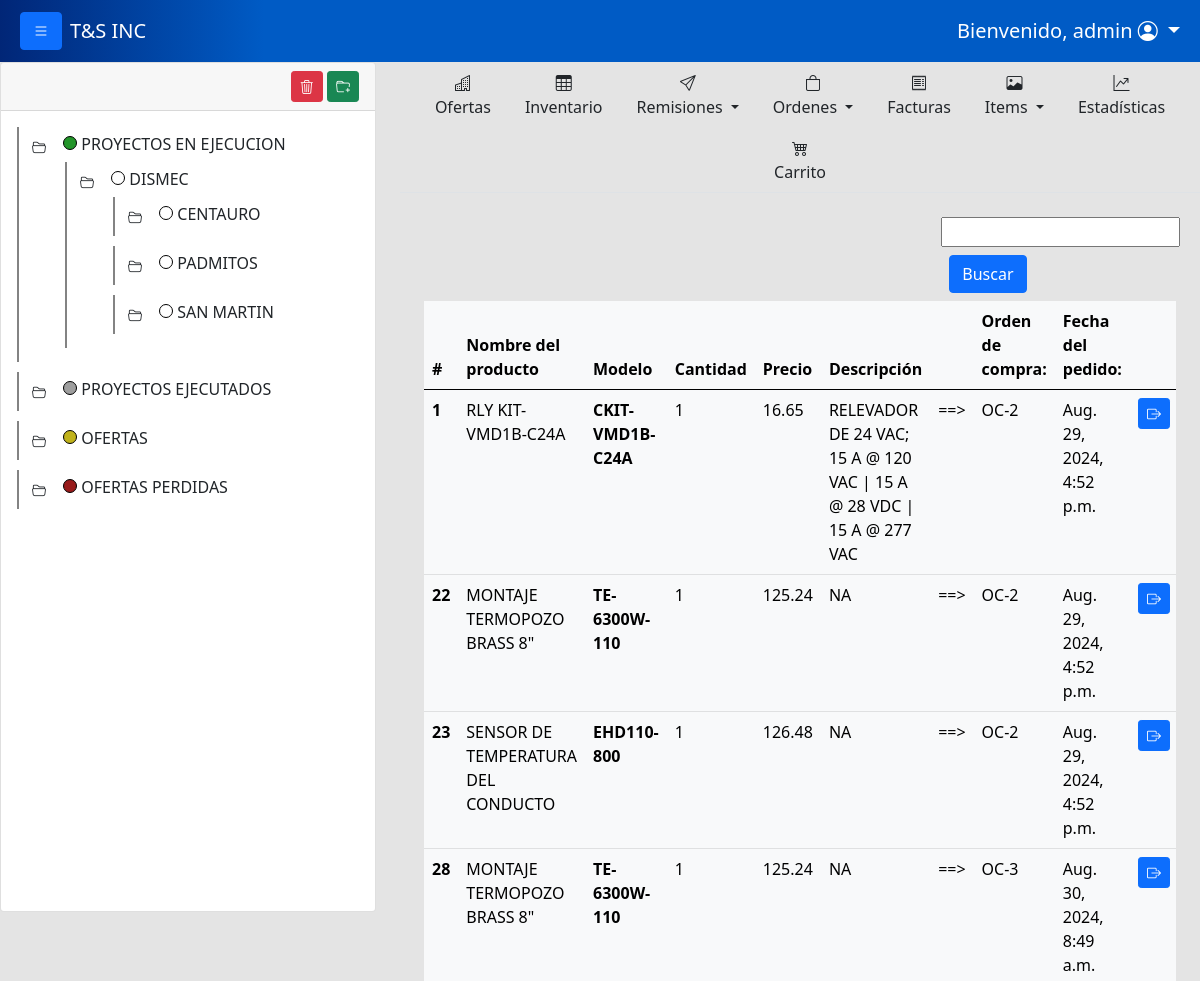
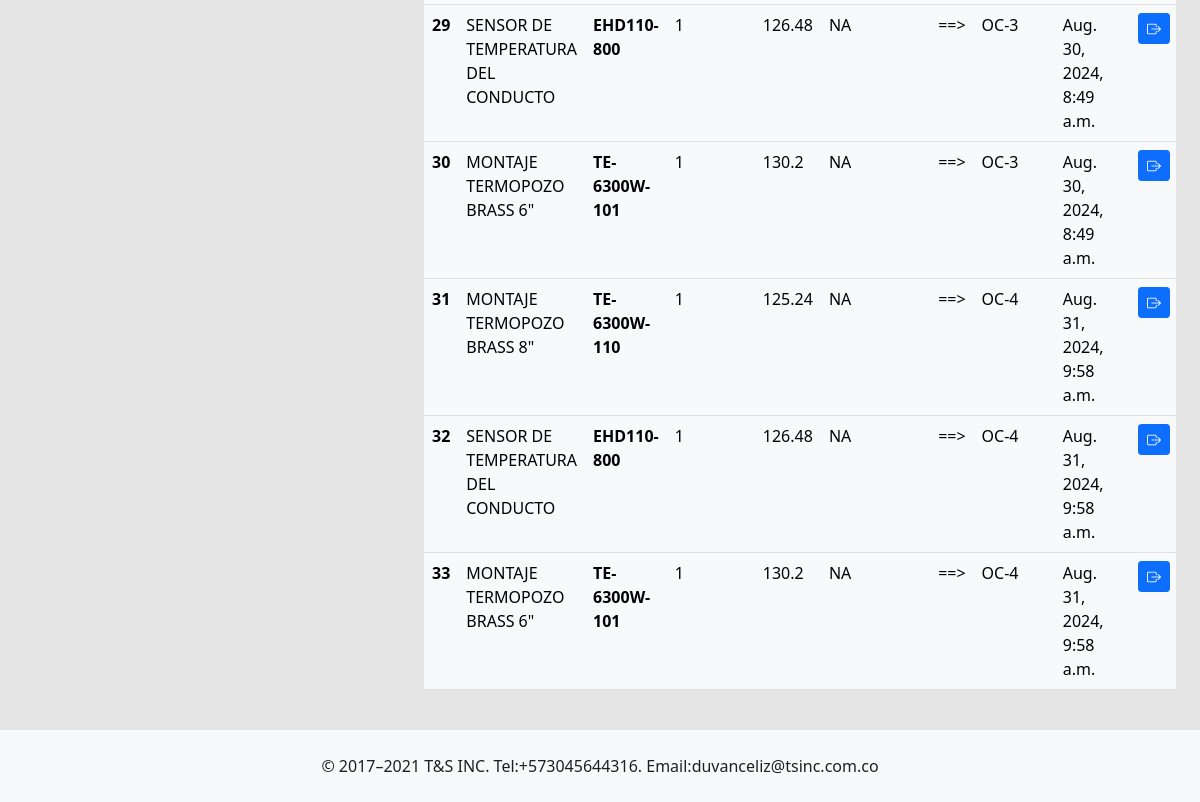
The app's page /purcharseorderproducts/ (signed in) with its own data (2 pictures, top to bottom).
### tsinc/models.py (models this page shows, shortened)
class Folder(models.Model):
    name = models.CharField(max_length=200)
    order = models.PositiveIntegerField(default=0)
    color = models.CharField(max_length=50, null=True, blank=True)
    parent = models.ForeignKey('self', on_delete=models.CASCADE, null=True, blank=True, related_name='children')
    project = models.ForeignKey(Project, on_delete=models.SET_NULL, null=True, blank=True)
    usersession = models.ForeignKey(User,on_delete=models.SET_NULL, null=True, blank=True )
    date = models.DateTimeField(default=timezone.now)
    class Meta:
        verbose_name = "Carpeta"
        verbose_name_plural = "Carpetas"
        ordering = ['order']

class OrderProduct(models.Model):
    product = models.ForeignKey(Product,on_delete=models.CASCADE)
    quantity = models.IntegerField(default=0)
    price = models.FloatField(default=0)
    order = models.ForeignKey(PurcharseOrder,on_delete=models.CASCADE,null=True)

class Product(models.Model):
    code = models.CharField(max_length=200, default=None)
    product_name = models.CharField(max_length=200, default=None)
    factory_ref = models.CharField(max_length=200, default=None)
    model = models.CharField(max_length=200, default=None)
    sale_price = models.FloatField(default=0)
    sale_price_cop = models.FloatField(default=0)
    purcharse_price = models.FloatField(default=0)
    purcharse_price_cop = models.FloatField(default=0)
    brand = models.CharField(max_length=200, default=None)
    location = models.CharField(max_length=200, default=None)
    quantity = models.IntegerField()
    point = models.CharField(max_length=100,null=True,blank=True)
    observation =models.CharField(max_length=250, null=True)
    description = models.TextField(validators=[MaxLengthValidator(500)], null=True)
    min_stock = models.IntegerField(default=0)
    iva = models.BooleanField(default=False)
    date = models.DateField(default=datetime.date.today)

class PurcharseOrder(models.Model):
    code =  models.CharField(max_length=200)
    tracking =  models.CharField(max_length=250,null=True)
    supplier = models.CharField(max_length=200, null=True)
    nit = models.CharField(max_length=100, null=True)
    address = models.CharField(max_length=100, null=True)
    phone = models.CharField(max_length=100, null=True)
    customer = models.CharField(max_length=200, null=True)
    cost_center = models.CharField(max_length=200, null=True)
    inspector = models.CharField(max_length=200, null=True)
    supervisor = models.CharField(max_length=200, null=True)
    paid = models.BooleanField(default=False)
    currency = models.BooleanField(default=False)
    observation = models.CharField(max_length=250, null=True)
    total_price = models.FloatField(default=0)
    total_quantity = models.IntegerField(default=0)
    usersession = models.ForeignKey(User,on_delete=models.SET_NULL, null=True, blank=True)
    progress = models.IntegerField(default=0)
    date = models.DateTimeField(default=timezone.now)

### tsinc/views.py (the view)
# urls.py: path('purcharseorderproducts/', views.purcharse_order_products, name='purcharse_order_products'),
@user_passes_test(staff_required,login_url='/accessdenied/')
@login_required
def purcharse_order_products(request):
    purcharse_order_products = OrderProduct.objects.all()[:10]
    search = request.GET.get('search')
    if search:
        products = Product.objects.filter(Q(product_name__icontains= search) | Q(model__icontains= search))
        purcharse_order_products = OrderProduct.objects.filter(product__in = products)
    is_staff = staff_required(request.user)
    return render(request,'purcharseorderproducts.html',{'products':purcharse_order_products,'is_staff':is_staff})

### tsinc/context_processors.py (called while the page is built)
def folder_tree(request):
    folders = Folder.objects.select_related('parent').order_by('parent_id', 'order')
    return {
        'folder_tree':folders
    }

def get_user(request):
    return {
        'user':request.user
    }

### tsinc/views.py (called while the page is built)
def staff_required(user):
    return user.is_staff

### tsinc/templates/purcharseorderproducts.html
{% extends 'layout_with_folder_tree.html' %} {% block body %}
<div class="container">
  <div class="row">
    <div class="col-md-4">
    </div>
    <div class="col-md-4">
    </div>
    <div class="col-md-4">
      <form id="form-search">
        <input id="input-search" type="text" name="search"/>
        <button id="btn-search" class="btn btn-primary m-2" type="submit">
          Buscar
        </button>
      </form>
    </div>
  </div>
    <div class="row">
       <div class="col-md-12">
        <div class="table-responsive">
          <table class="table table-hover table-light">
            <thead>
              <tr>
                <th scope="col">#</th>
                <th scope="col">Nombre del producto</th>
                <th scope="col">Modelo</th>
                <th scope="col">Cantidad</th>
                <th scope="col">Precio</th>
                <th scope="col">Descripción</th>
                <th scope="col"></th>
                <th scope="col">Orden de compra:</th>
                <th scope="col">Fecha del pedido:</th>
                <th></th>
              </tr>
            </thead>
            <tbody>
              <tr>
                {% for product in products %}
                <th scope="row">{{product.id}}</th>
                <td>{{product.product.product_name}}</td>
                <th>{{product.product.model}}</th>
                <td>{{product.quantity}}</td>
                <td>{{product.price}}</td>
                <td>{{product.product.description}}</td>
                <td> ==> </td>
                <td>{{product.order.code}}</td>
                <td>{{product.order.date}}</td>
                <td>
                    <a class="btn btn-primary btn-sm" href="{% url 'order_product_info' product.order.id %}" data-bs-toggle="tooltip" data-bs-placement="top" title="Ver detalles de orden"> <i class="bi bi-box-arrow-right"></i></a>
                </td>
              </tr>
              {%endfor%}
            </tbody>
          </table>
        </div>
       </div>
    </div>
  </div>
{% endblock %}

### tsinc/templates/layout_with_folder_tree.html (shortened to what this page needs)
{% load static %}
<!DOCTYPE html>
<html lang="es">
  <head>
    <link
      href="https://cdn.jsdelivr.net/npm/bootstrap@5.0.2/dist/css/bootstrap.min.css"
      rel="stylesheet"
    />
    <link rel="stylesheet" href="https://cdn.jsdelivr.net/npm/bootstrap-icons@1.11.3/font/bootstrap-icons.min.css">
    <link rel="stylesheet" href="{% static 'css/styles.css' %}">
    <link rel="stylesheet" href="{% static 'css_w/styles_workspace.css' %}">
  </head>
      <nav class="navbar navbar-expand-lg navbar navbar-dark" style="background: linear-gradient(90deg, rgba(1,38,119,1) 0%, rgba(0,91,197,1) 22%, rgba(0,91,197,1) 100%);">
        <div class="container-fluid">
          <div class="mx-2">
          <button class="btn btn-primary" id="btn-open-close-nav"><i class="bi bi-list"></i></button>
          </div>
          <a class="navbar-brand" href="#" >T&S INC</a>
          <div class="collapse navbar-collapse justify-content-end" id="navbarNavAltMarkup">
            <div class="navbar-nav">
              {% if user.is_staff %}
              <li class="nav-item dropdown">
                <a class="nav-link dropdown-toggle fs-5 text-white text-center" href="#" id="navbarDarkDropdownMenuLink" role="button" data-bs-toggle="dropdown" aria-expanded="false">
                  <span class="fs-5">Bienvenido, {{user.username}}</span>
                  <i class="bi bi-person-circle"></i>
                </a>
              </li>
              {% endif %}
            </div>
          </div>
        </div>
      </nav>
    <body >
      <div class="continer-flow content">
        <div class="row row-cols-2">
            <div class="col" style="display: none;  width: 400px;" id="nav-tree">
              <div class="card">
                <div class="card-header">
                    <div class="row">
                      <div class="col-8">
                      </div>
                      <div class="col-4 text-end">
                          <button id="btn-hidden-delete-folder" class="btn btn-danger btn-sm" ><i class="bi bi-trash3"></i></button>
                          <button id="btn-hidden-folder" class="btn btn-success btn-sm"><i class="bi bi-folder-plus"></i></button>
                      </div>
                    </div>
                </div>
                <div class="card-body workspace-nav">
                  <ul id="tree" >
                      {% include 'workspace_comp/subfolder_tree.html' with folders=folder_tree parent=None %}
                </ul>
                </div>
              </div>
            </div>
            <div class="col-md">
              <ul class="nav nav-tabs justify-content-center mb-4">
                <li class="nav-item">
                  <a class="nav-link text-dark text-center" href="{% url 'show_all_offers' %}">
                    <i class="bi bi-buildings d-block"></i>
                    Ofertas
                  </a>
                </li>
                <li class="nav-item">
                  <a class="nav-link text-dark text-center" href="{% url 'product' %}">
                    <i class="bi bi-table d-block"></i>
                    Inventario
                  </a>
                </li>
                <li class="nav-item dropdown">
                  <a class="nav-link dropdown-toggle text-center text-dark" data-bs-toggle="dropdown" href="#" role="button" aria-expanded="false">
                    <i class="bi bi-send d-block"></i>
                     Remisiones
                  </a>
                </li>
                <li class="nav-item dropdown">
                  <a class="nav-link dropdown-toggle text-center text-dark" data-bs-toggle="dropdown" href="#" role="button" aria-expanded="false">
                    <i class="bi bi-bag d-block"></i>
                    Ordenes
                  </a>
                </li>
                <li class="nav-item">
                  <a class="nav-link text-dark text-center" href="{% url 'invoices' %}">
                    <i class="bi bi-receipt d-block"></i>
                    Facturas
                  </a>
                </li>
                <li class="nav-item dropdown">
                  <a class="nav-link dropdown-toggle text-center text-dark" data-bs-toggle="dropdown" href="#" role="button" aria-expanded="false">
                    <i class="bi bi-image d-block"></i>
                  Items
                  </a>
                </li>
                <li class="nav-item">
                  <a class="nav-link text-dark text-center" href="{% url 'order_statictics' %}">
                    <i class="bi bi-graph-up-arrow d-block"></i>
                    Estadísticas
                  </a>
                </li>
                <li class="nav-item">
                  <a class="nav-link text-dark text-center" href="{% url 'carpage' %}">
                    <i class="bi bi-cart4 d-block"></i>
                    Carrito
                  </a>
                </li>
              </ul>
                {% block body %} {% endblock %}
            </div>
        </div>
      </div>
        <footer class="bg-light mt-4 d-flex justify-content-center">
          <div class="p-4">© 2017–2021 T&S INC. Tel:+573045644316. Email:duvanceliz@tsinc.com.co
         </div>
        </footer>
    </body>
</html>

### tsinc/templates/workspace_comp/subfolder_tree.html (shortened to what this page needs)
{% for folder in folders %}
    {% if folder.parent_id == parent %}
    <li data-id="{{folder.id}}">
            <span class="toggle-button " onclick="toggleSubfolders(this)"> <button class="btn btn btn-sm "><i class="bi bi-folder2-open"></i></button> </span>
            <div id="folder-color-indicator" style="background: {{folder.color}};"></div>
            <a href="{% url 'overview_folder' folder.id %}" class="text-dark" style="text-decoration: none;" >{{ folder.name }}</a>
            {% if folder.children.exists %}
                <ul data-id="{{folder.id}}" style="display: none;">
                    {% include 'workspace_comp/subfolder_tree.html' with folders=folders parent=folder.id %}
                </ul>
            {% else %}
            <ul>
            </ul>
            {% endif %}
        </li>
    {% endif %}
{% endfor %}

### tsinc/static/css/styles.css (style rules this page uses)
body { background: #e4e4e4; color: #202020; height: 100vh; overflow-x: hidden; overflow-y: auto; }
html, body { height: 100%; margin: 0; }
body { display: flex; flex-direction: column; }
.content { flex: 1; }
ul { list-style-type: none; }
ul ul { margin-left: 10px; }
.toggle-button { cursor: pointer; font-size: 12px; margin-right: 5px; }
.workspace-nav { height: 800px; overflow-y: scroll; }
.workspace-nav { width: 100%; overflow-x: scroll; white-space: nowrap; }
#tree { list-style-type: none; margin: 0; padding: 0; }
#tree li { margin-bottom: 10px; padding: 4px; border-left: 2px solid #838383; cursor: pointer; }
#tree ul { margin-left: 10px; }

### tsinc/static/css_w/styles_workspace.css (style rules this page uses)
#folder-color-indicator { width: 14px; height: 14px; background-color: blueviolet; display: inline-block; border-radius: 10px; border: 1px solid black; }

### records on screen
Folder: name "PROYECTOS EN EJECUCION"
Folder: name "DISMEC"
Folder: name "CENTAURO"
Folder: name "PADMITOS"
Folder: name "SAN MARTIN"
Folder: name "PROYECTOS EJECUTADOS"
Folder: name "OFERTAS"
Folder: name "OFERTAS PERDIDAS"
OrderProduct: id "1", product.product_name "RLY KIT-VMD1B-C24A", product.model "CKIT-VMD1B-C24A", quantity "1", price "16.65", product.description "RELEVADOR DE 24 VAC; 15 A @ 120 VAC | 15 A @ 28 VDC | 15 A @ 277 VAC", order.code "OC-2", order "Aug. 29, 2024, 4:52 p.m."
OrderProduct: id "22", product.product_name "MONTAJE TERMOPOZO BRASS 8\"", product.model "TE-6300W-110", quantity "1", price "125.24", product.description "NA", order.code "OC-2", order "Aug. 29, 2024, 4:52 p.m."
OrderProduct: id "23", product.product_name "SENSOR DE TEMPERATURA DEL CONDUCTO", product.model "EHD110-800", quantity "1", price "126.48", product.description "NA", order.code "OC-2", order "Aug. 29, 2024, 4:52 p.m."
OrderProduct: id "28", product.product_name "MONTAJE TERMOPOZO BRASS 8\"", product.model "TE-6300W-110", quantity "1", price "125.24", product.description "NA", order.code "OC-3", order "Aug. 30, 2024, 8:49 a.m."
OrderProduct: id "29", product.product_name "SENSOR DE TEMPERATURA DEL CONDUCTO", product.model "EHD110-800", quantity "1", price "126.48", product.description "NA", order.code "OC-3", order "Aug. 30, 2024, 8:49 a.m."
OrderProduct: id "30", product.product_name "MONTAJE TERMOPOZO BRASS 6\"", product.model "TE-6300W-101", quantity "1", price "130.2", product.description "NA", order.code "OC-3", order "Aug. 30, 2024, 8:49 a.m."
OrderProduct: id "31", product.product_name "MONTAJE TERMOPOZO BRASS 8\"", product.model "TE-6300W-110", quantity "1", price "125.24", product.description "NA", order.code "OC-4", order "Aug. 31, 2024, 9:58 a.m."
OrderProduct: id "32", product.product_name "SENSOR DE TEMPERATURA DEL CONDUCTO", product.model "EHD110-800", quantity "1", price "126.48", product.description "NA", order.code "OC-4", order "Aug. 31, 2024, 9:58 a.m."
OrderProduct: id "33", product.product_name "MONTAJE TERMOPOZO BRASS 6\"", product.model "TE-6300W-101", quantity "1", price "130.2", product.description "NA", order.code "OC-4", order "Aug. 31, 2024, 9:58 a.m."

### other values on screen
{{ user.username }} "admin"
